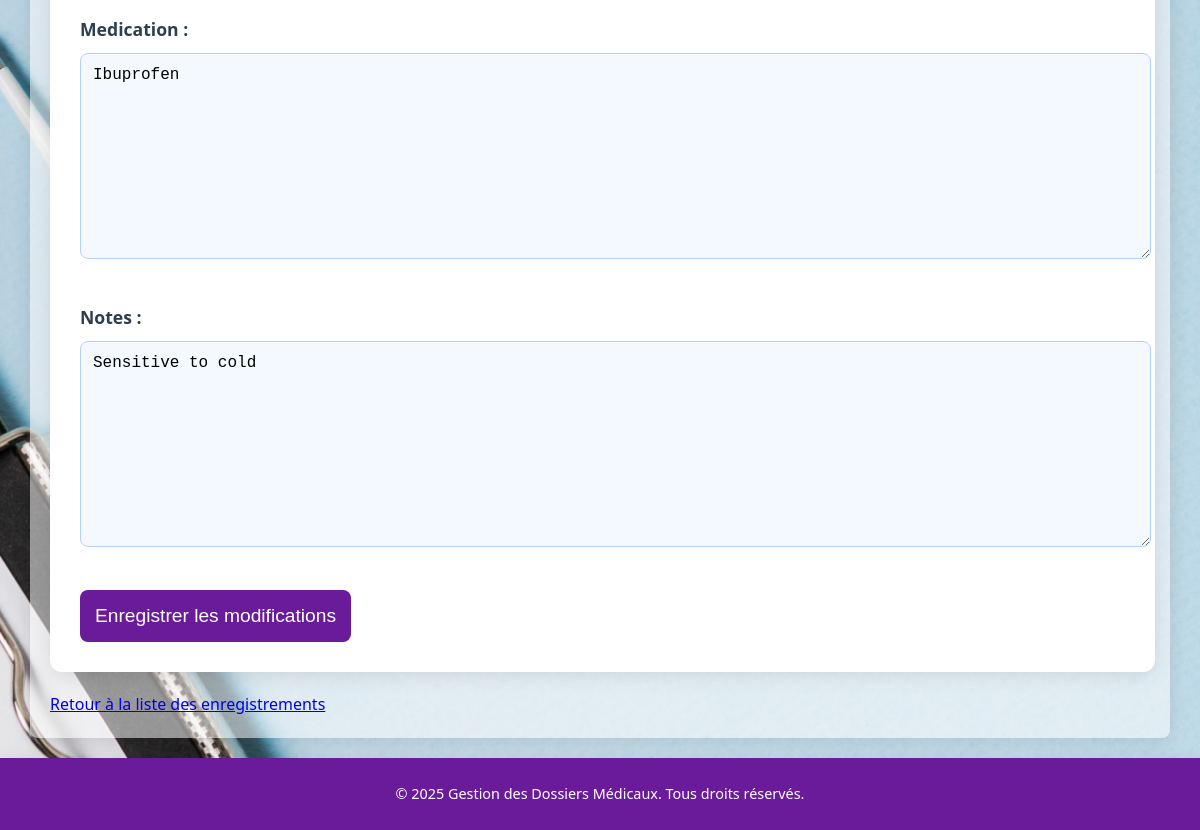
/modifier_enregistrement/2/ (lower part), run on an earlier commit of the app's database.
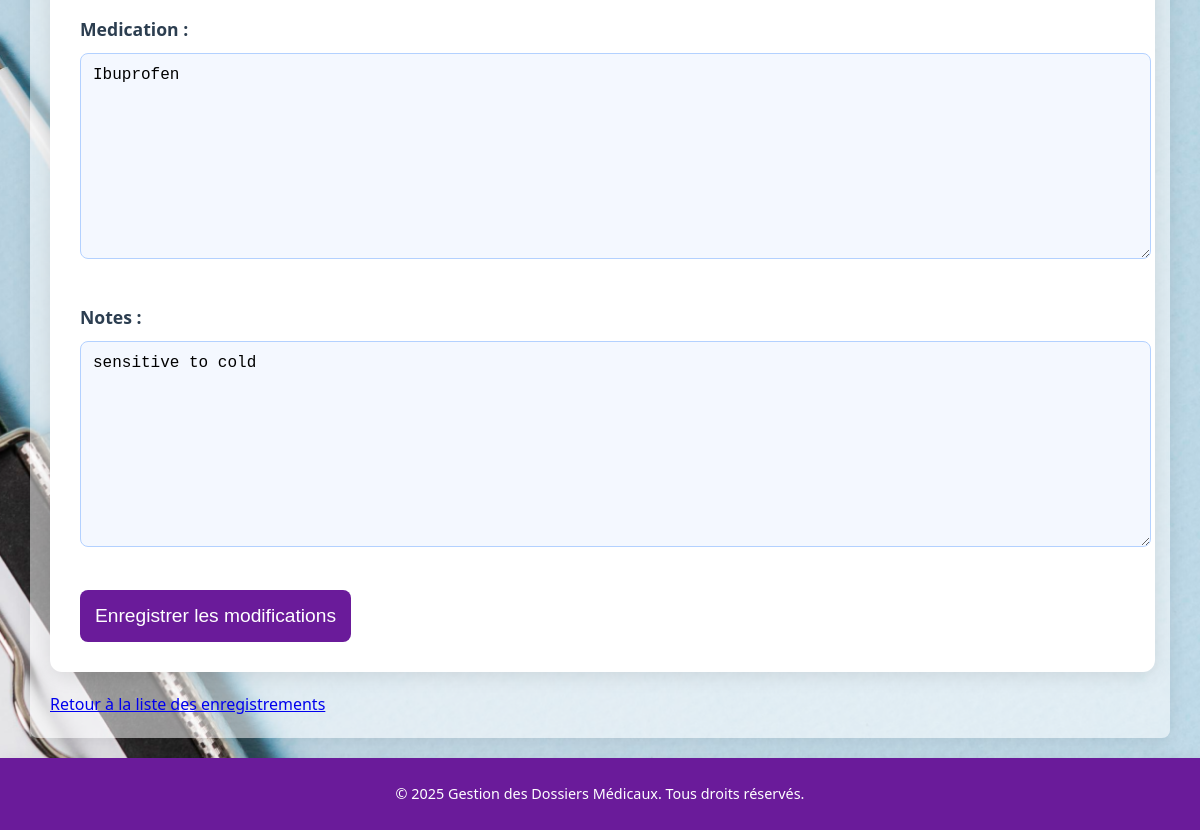
And on a later commit of the database.
### medico/models.py (models this page shows, shortened)
class Enregistrement(models.Model):
    idenreg = models.AutoField(primary_key=True)
    nomComplet = models.CharField(max_length=200)
    img1 = models.ImageField(upload_to='uploads/', null=True, blank=True)
    img2 = models.ImageField(upload_to='uploads/', null=True, blank=True)
    img3 = models.ImageField(upload_to='uploads/', null=True, blank=True)
    img4 = models.ImageField(upload_to='uploads/', null=True, blank=True)
    img5 = models.ImageField(upload_to='uploads/', null=True, blank=True)
    naissance = models.DateField()
    admission = models.DateTimeField(default=datetime.now)
    medication = models.TextField()
    notes = models.TextField()
    medecin = models.ForeignKey(Medecin, on_delete=models.CASCADE, null=False)

### medico/views.py (the view)
# urls.py: path('modifier_enregistrement/<int:pk>/', modifier_enregistrement, name='modifier_enregistrement'),
def modifier_enregistrement(request, pk):
    enregistrement = get_object_or_404(Enregistrement, pk=pk)
    if request.method == 'POST':
        form = EnregistrementForm(request.POST, request.FILES, instance=enregistrement)
        if form.is_valid():
            form.save()
            return redirect('lister_enregistrements')
    else:
        form = EnregistrementForm(instance=enregistrement)
    return render(request, 'medical_records/modifier_enregistrement.html', {'form': form})

### medico/forms.py (shortened to what this page needs)
class EnregistrementForm(forms.ModelForm):
    class Meta:
        model = Enregistrement
        fields = ['medecin', 'nomComplet', 'img1','img2','img3','img4','img5', 'naissance', 'admission', 'medication', 'notes']
        widgets = {
            'medecin': forms.Select(),
            'admission': forms.DateTimeInput(attrs={'type': 'datetime-local'}),
            'naissance': forms.DateInput(attrs={'type': 'date'}),
        }
    medecin = forms.ModelChoiceField(queryset=Medecin.objects.all(), empty_label="Select a doctor")

### medico/models.py (called while the page is built)
    def __str__(self):
        return self.nom_complet

### medico/templates/medical_records/modifier_enregistrement.html (shortened to what this page needs)
{% extends 'medical_records/base.html' %}  {% block content %}
<form method="post" enctype="multipart/form-data">
  {% csrf_token %} {{ form.as_p }}
  <button type="submit">Enregistrer les modifications</button>
</form>
<a href="{% url 'lister_enregistrements' %}"
  >Retour à la liste des enregistrements</a
>
{% endblock %}

What changed in the data, as far as the page shows it:
changed Enregistrement "Ibuprofen": notes "Sensitive to cold" → "sensitive to cold"
